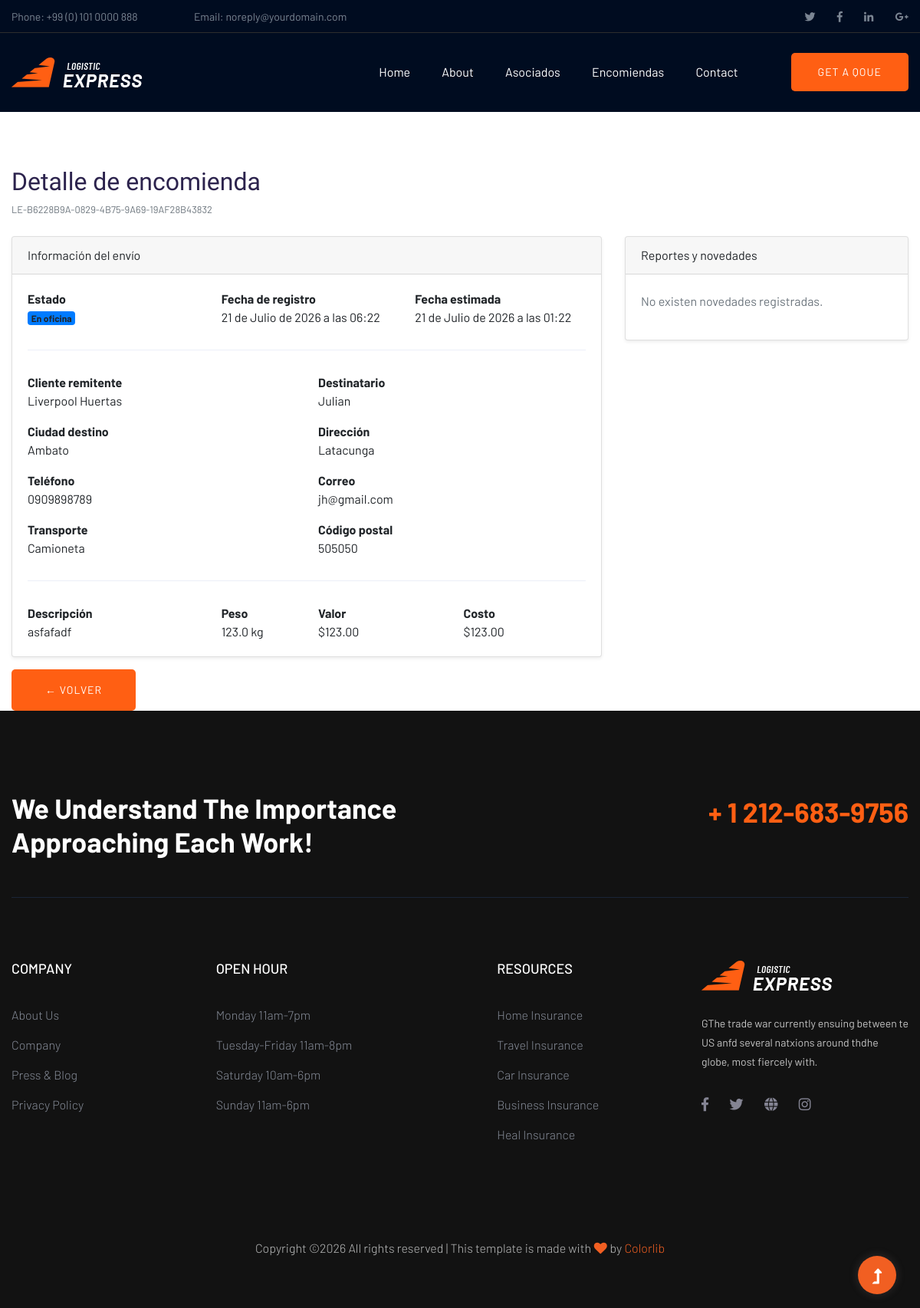
Page /detalle_encomienda/2/ on the committed database.
### Envio/models.py (models this page shows, shortened)
class Encomienda(models.Model):
    ESTADOS = [
        ('OFICINA', 'En oficina'),
        ('TRANSPORTE', 'En transporte'),
        ('ENTREGADO', 'Entregado'),
    ]
    TRANSPORTE = [
        ('BUS', 'Bus'),
        ('CAMIONETA', 'Camioneta'),
        ('MOTO', 'Moto'),
    ]
    codigo = models.UUIDField(default=uuid.uuid4, editable=False, unique=True)
    cliente = models.ForeignKey(Cliente, on_delete=models.CASCADE)
    destino = models.ForeignKey(Destino, on_delete=models.CASCADE)
    descripcion = models.TextField()  # Ej: El tipo de producto o contenido del paquete
    peso = models.FloatField()
    precio = models.DecimalField(max_digits=8, decimal_places=2)
    nombre_destinatario = models.CharField(max_length=150)
    cedula_destinatario = models.CharField(max_length=10)
    email_destinatario = models.EmailField()
    telefono_destinatario = models.CharField(max_length=15)
    estado = models.CharField(max_length=20, choices=ESTADOS, default='OFICINA')
    transporte = models.CharField(max_length=20, choices=TRANSPORTE)
    fecha_envio = models.DateTimeField(auto_now_add=True)
    fecha_estimada = models.DateTimeField()

class Cliente(models.Model):
    nombre = models.CharField(max_length=100)
    apellido= models.CharField(max_length=100)
    cedula = models.CharField(max_length=10, unique=True)
    email = models.EmailField()
    telefono = models.CharField(max_length=10)

class Destino(models.Model):
    ciudad = models.CharField(max_length=100)
    direccion = models.CharField(max_length=200)
    codigo_postal = models.CharField(max_length=6)

### Envio/views.py (the view)
# urls.py: path('detalle_encomienda/<int:id>/', views.detalle_encomienda),
def detalle_encomienda(request, id):
    encomienda = Encomienda.objects.select_related('cliente', 'destino').get(id=id)
    return render(request, 'detalle_encomienda.html', {
        'encomienda': encomienda
    })

### Envio/templates/detalle_encomienda.html
{% extends "plantillaPrincipal.html" %}
{% block contenido %}
<div class="container mt-4">
    <h2 class="mb-1">Detalle de encomienda</h2>
    <small class="text-muted badge-codigo" title="{{ encomienda.codigo }}"
                              onclick="copiarCodigo('{{ encomienda.codigo }}')">
                            LE-{{ encomienda.codigo|slice:":8"|upper }}
    </small>
    <div class="row mt-4">
        <div class="col-md-8">
            <div class="card shadow-sm">
                <div class="card-header fw-bold">
                    Información del envío
                </div>
                <div class="card-body">
                    <div class="row mb-3">
                        <div class="col-md-4">
                            <strong>Estado</strong><br>
                            <span class="badge bg-primary">
                                {{ encomienda.get_estado_display }}
                            </span>
                        </div>
                        <div class="col-md-4">
                            <strong>Fecha de registro</strong><br>
                            {{ encomienda.fecha_envio }}
                        </div>
                        <div class="col-md-4">
                            <strong>Fecha estimada</strong><br>
                            {{ encomienda.fecha_estimada }}
                        </div>
                    </div>
                    <hr>
                    <div class="row mb-3">
                        <div class="col-md-6">
                            <strong>Cliente remitente</strong><br>
                            {{ encomienda.cliente.nombre }} {{ encomienda.cliente.apellido }}
                        </div>
                        <div class="col-md-6">
                            <strong>Destinatario</strong><br>
                            {{ encomienda.nombre_destinatario }}
                        </div>
                    </div>
                    <div class="row mb-3">
                        <div class="col-md-6">
                            <strong>Ciudad destino</strong><br>
                            {{ encomienda.destino.ciudad }}
                        </div>
                        <div class="col-md-6">
                            <strong>Dirección</strong><br>
                            {{ encomienda.destino.direccion }}
                        </div>
                    </div>
                    <div class="row mb-3">
                        <div class="col-md-6">
                            <strong>Teléfono</strong><br>
                            {{ encomienda.telefono_destinatario }}
                        </div>
                        <div class="col-md-6">
                            <strong>Correo</strong><br>
                            {{ encomienda.email_destinatario }}
                        </div>
                    </div>
                    <div class="row mb-3">
                        <div class="col-md-6">
                            <strong>Transporte</strong><br>
                            {{ encomienda.get_transporte_display }}
                        </div>
                        <div class="col-md-6">
                            <strong>Código postal</strong><br>
                            {{ encomienda.destino.codigo_postal }}
                        </div>
                    </div>
                    <hr>
                    <div class="row">
                        <div class="col-md-4">
                            <strong>Descripción</strong><br>
                            {{ encomienda.descripcion }}
                        </div>
                        <div class="col-md-2">
                            <strong>Peso</strong><br>
                            {{ encomienda.peso }} kg
                        </div>
                        <div class="col-md-3">
                            <strong>Valor</strong><br>
                            ${{ encomienda.precio }}
                        </div>
                        <div class="col-md-3">
                            <strong>Costo</strong><br>
                            ${{ encomienda.precio }}
                        </div>
                    </div>
                </div>
            </div>
        </div>
        <div class="col-md-4">
            <div class="card shadow-sm">
                <div class="card-header fw-bold">
                    Reportes y novedades
                </div>
                <div class="card-body">
                    <p class="text-muted">No existen novedades registradas.</p>
                </div>
            </div>
        </div>
    </div>
    <a href="/showencomiendas" class="btn btn-secondary mt-3">← Volver</a>
</div>
{% endblock %}

### rows in the picture
Encomienda: codigo "B6228B9A-0829-4B75-9A69-19AF28B43832", estado "En oficina", fecha_envio "21 de Julio de 2026 a las 06:22", fecha_estimada "21 de Julio de 2026 a las 01:22", cliente.nombre "Liverpool", cliente.apellido "Huertas", nombre_destinatario "Julian", destino.ciudad "Ambato", destino.direccion "Latacunga", telefono_destinatario "0909898789", email_destinatario "jh@gmail.com", transporte "Camioneta", destino.codigo_postal "505050", descripcion "asfafadf", peso "123.0", precio "123.00"
